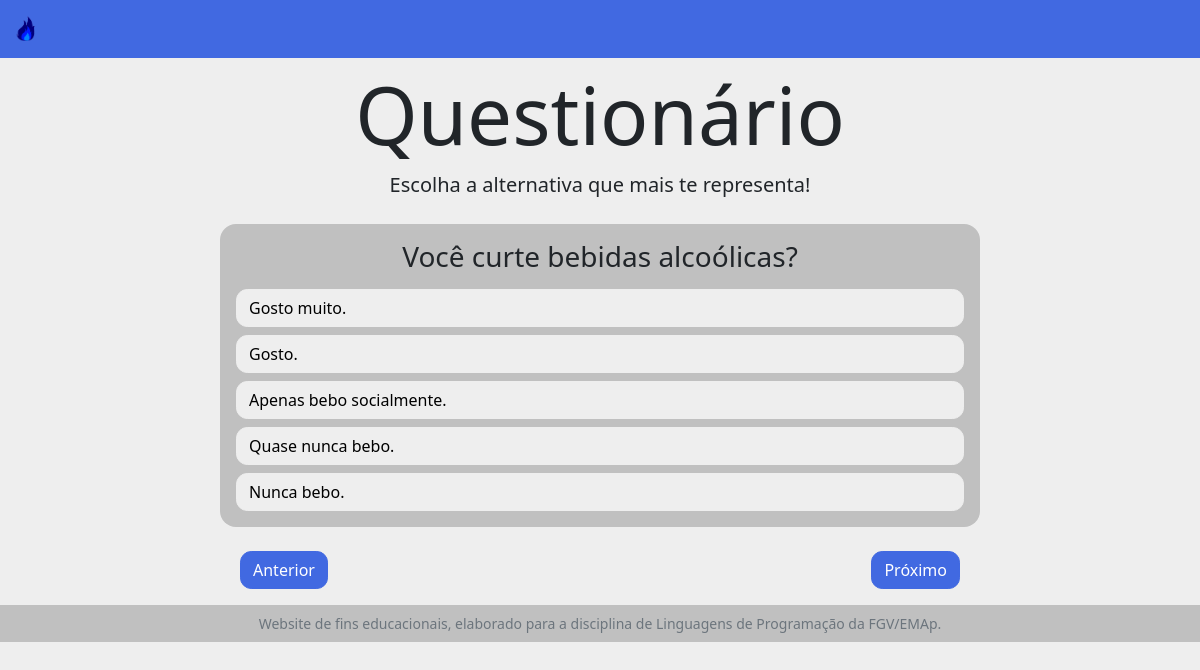
/pergunta3, run on the app's committed database.
### pages/models.py (models this page shows, shortened)
class Perguntas(models.Model):
    slug = models.SlugField(max_length=255,unique=True)
    pergunta = models.CharField(max_length=255)
    alternativa1 = models.CharField(max_length=255)
    alternativa2 = models.CharField(max_length=255)
    alternativa3 = models.CharField(max_length=255)
    alternativa4 = models.CharField(max_length=255)
    alternativa5 = models.CharField(max_length=255)

### pages/views.py (the view)
# urls.py: path('pergunta<int:param>', views.perguntas, name='pergunta'),
def perguntas(request, param):
    if param in range(1,8):
        pergunta= Perguntas.objects.get(id=param)
        context = { 'atual':param,
                    'proximo':param+1,
                    'anterior':param-1,
                    'pergunta':pergunta}
        return render(request, 'pages/pergunta.html',context=context)
    else:
        return HttpResponseNotFound('Página não encontrada')

### templates/pages/pergunta.html (shortened to what this page needs)
{% extends 'pages/base.html'%}
{% load static %}
{% block barra_navegacao_login %}
<nav class="navbar navbar-expand navbar-dark bg-primary">
    <div class="container-fluid">
        <a class="navbar-brand" href="#">
            <img src="../../static/img/logo.png" alt="logo do site" width="30" height="30">
        </a>
    </div>
</nav>
{% endblock %}
{% block conteudo %}
<div class="perguntas mb-3">
    <h1 class="text-center display-1 mt-2">Questionário</h1>
    <p class="text-center lead">Escolha a alternativa que mais te representa!</p>
    <div class="container">
        <div class="row">
            <div class="col-lg-2 col-md-1"></div>
            <div class="col-lg-8 col-md-10 bg-light pt-3 ps-3 pe-3 pb-3 mb-4 mt-2 br-1 rounded ">
                <p class="h3 text-center mb-3">{{pergunta.pergunta}}</p>
                <div class="mb-2">
                    <label class="btn btn-secondary btn-perg col-12 text-start" for="resp1">{{pergunta.alternativa1}}</label>
                </div>
                <div class="mb-2">
                    <label class="btn btn-secondary btn-perg col-12 text-start" for="resp2">{{pergunta.alternativa2}}</label>
                </div>
                <div class="mb-2">
                    <label class="btn btn-secondary btn-perg col-12 text-start" for="resp3">{{pergunta.alternativa3}}</label>
                </div>
                <div class="mb-2">
                    <label class="btn btn-secondary btn-perg col-12 text-start" for="resp4">{{pergunta.alternativa4}}</label>
                </div>
                <div class="">
                    <label class="btn btn-secondary btn-perg col-12 text-start" for="resp5">{{pergunta.alternativa5}}</label>
                </div>
            </div>
        </div>
        <div class="container">
        <div class="row">
                    {% if atual == 1%}
                    <div class="col-9"></div>
                    <div class="col-3 btn-alin ">
                        <a href="{% url 'pergunta' param=proximo%}" class="btn btn-primary" id="resposta" >Próximo</a>
                    </div>
                  {% else %}
                  <div class="col-lg-2 col-md-1"></div>
                  <div class="col-lg-8 col-md-10 btn-alin ">
                      <a href="{% url 'pergunta' param=anterior%}" class="btn btn-primary " >Anterior</a>
                      <a href="{% url 'pergunta' param=proximo%}" class="btn btn-primary" id="resposta" >Próximo</a>
                  </div>
                 {% endif %}
    </div>
    </div>
    </div>
    </div>
{% endblock %}

### data on the page
Perguntas: pergunta "Você curte bebidas alcoólicas?", alternativa1 "Gosto muito.", alternativa2 "Gosto.", alternativa3 "Apenas bebo socialmente.", alternativa4 "Quase nunca bebo.", alternativa5 "Nunca bebo."
